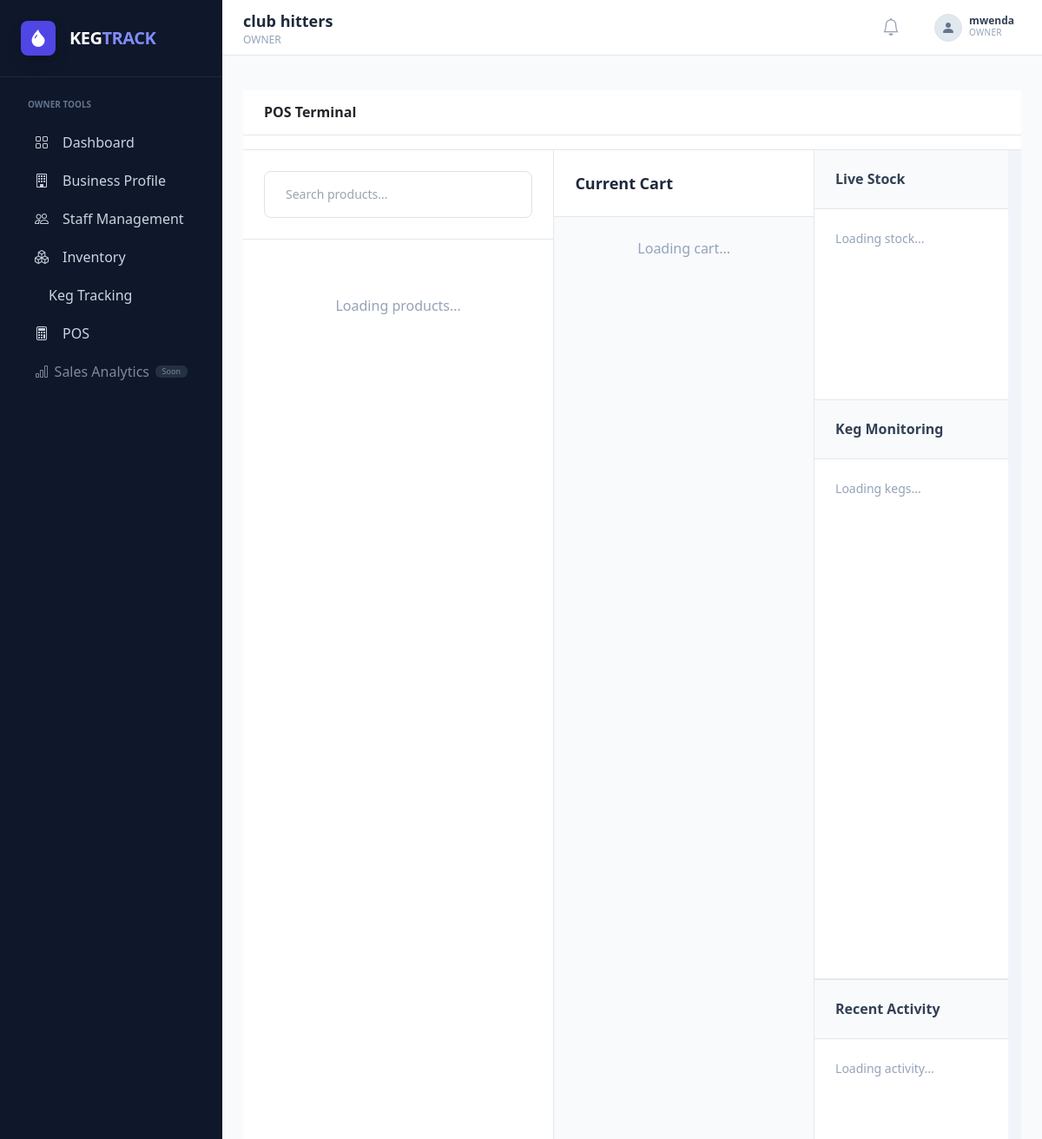
/pos/terminal/ (signed in), run on the app's committed database.
### accounts/models.py (models this page shows, shortened)
class User(AbstractUser):
    phone = models.CharField(max_length=20, unique=True)
    email = models.EmailField(unique=True)
    business = models.ForeignKey(
        "business.Business",
        on_delete=models.CASCADE,
        null=True,
        blank=True
    )
    role = models.ForeignKey(
        "accounts.Role",
        on_delete=models.SET_NULL,
        null=True,
        blank=True
    )
    is_superadmin = models.BooleanField(default=False)
    is_active_staff = models.BooleanField(default=True)
    must_change_password = models.BooleanField(default=True)
    is_deleted = models.BooleanField(default=False)
    last_login_ip = models.GenericIPAddressField(null=True, blank=True)
    last_device = models.CharField(max_length=255, blank=True)
    created_at = models.DateTimeField(auto_now_add=True)
    updated_at = models.DateTimeField(auto_now=True)
    USERNAME_FIELD = "username"
    REQUIRED_FIELDS = ["email", "phone", "first_name", "last_name"]
    objects = UserManager()

class Role(models.Model):
    OWNER = "owner"
    MANAGER = "manager"
    STAFF = "staff"
    ROLE_CHOICES = [
        (OWNER, "Business Owner"),
        (MANAGER, "Manager"),
        (STAFF, "Staff"),
    ]
    name = models.CharField(max_length=20, choices=ROLE_CHOICES)
    business = models.ForeignKey(
        "business.Business",
        on_delete=models.CASCADE,
        null=True,
        blank=True
    )
    permissions = models.ManyToManyField(
        "accounts.Permission",
        blank=True
    )
    description = models.TextField(blank=True)
    created_at = models.DateTimeField(auto_now_add=True)
    @property
    def code(self):
        return self.name  # alias for cleaner logic

### business/models.py (models this page shows, shortened)
class Business(models.Model):
    name = models.CharField(max_length=255, unique=True)
    slug = models.SlugField(unique=True, blank=True)
    business_type = models.CharField(
        max_length=50,
        choices=[
            ("pub", "Pub"),
            ("bar", "Bar"),
            ("restaurant", "Restaurant"),
            ("club", "Club"),
        ],
        default="pub"
    )
    email = models.EmailField(unique=True)
    phone = models.CharField(max_length=20, blank=True, null=True)
    address = models.TextField()
    logo = models.ImageField(upload_to='business_logos/', null=True, blank=True)
    primary_color = models.CharField(max_length=7, default="#0056b3")
    created_by = models.ForeignKey(
        "accounts.User",
        on_delete=models.SET_NULL,
        null=True,
        blank=True,
        related_name="created_businesses"
    )
    is_active = models.BooleanField(default=True)
    is_deleted = models.BooleanField(default=False)
    deleted_at = models.DateTimeField(null=True, blank=True)
    created_at = models.DateTimeField(auto_now_add=True)
    updated_at = models.DateTimeField(auto_now=True)
    class Meta:
        verbose_name_plural = "Businesses"

### pos/views.py (the view)
# urls.py: path("terminal/", views.pos_terminal, name="terminal"),
@login_required
def pos_terminal(request):
    business = get_active_business(request)
    if not business:
        return HttpResponseForbidden()
    locations = LocationPoint.objects.filter(
        business=business,
        is_active=True,
        is_deleted=False
    )
    return render(request, "pos/business/terminal.html", {
        "locations": locations,
        "location_id": request.GET.get("location"),
    })

### accounts/services.py (called while the page is built)
def get_active_business(request):
    user = request.user
    if not user.is_authenticated:
        raise PermissionDenied("User not authenticated")
    if getattr(user, "is_superadmin", False):
        return None
    return getattr(user, "business", None)

### tracking/context_processors.py (called while the page is built)
def keg_config(request):
    config, _ = KegSystemConfig.objects.get_or_create(id=1)
    return {"config": config}

### pos/templates/pos/business/terminal.html
{% extends "base.html" %}
{% load static %}
{% block content %}
<div class="h-screen flex flex-col bg-slate-100 overflow-hidden">
    {% include "pos/partials/topbar.html" %}
    {% include "pos/partials/categories.html" %}
    <div class="flex flex-1 overflow-hidden">
        <div class="w-2/5 bg-white border-r flex flex-col overflow-hidden">
            <div class="p-4 border-b bg-white sticky top-0 z-10">
                <input
                    type="text"
                    name="search"
                    placeholder="Search products..."
                    class="w-full rounded-lg border border-slate-300 px-4 py-3 text-sm focus:outline-none focus:ring-2 focus:ring-blue-500"
                    hx-get="{% url 'pos:search_products' %}"
                    hx-trigger="keyup changed delay:300ms"
                    hx-target="#product-grid"
                    hx-swap="innerHTML"
                >
            </div>
            <div
                id="product-grid"
                class="flex-1 overflow-y-auto p-4"
                hx-get="{% url 'pos:product_list' %}"
                hx-trigger="load"
                hx-swap="innerHTML"
            >
                <div class="text-center text-slate-400 py-10">
                    Loading products...
                </div>
            </div>
        </div>
        <div class="w-1/3 bg-slate-50 flex flex-col overflow-hidden">
            <div class="p-4 border-b bg-white">
                <h2 class="text-lg font-bold text-slate-800">
                    Current Cart
                </h2>
            </div>
            <div
                id="cart-container"
                class="flex-1 overflow-y-auto"
                hx-get="{% url 'pos:cart_partial' %}"
                hx-trigger="load, refreshCart from:body"
                hx-swap="innerHTML"
            >
                <div class="p-6 text-center text-slate-400">
                    Loading cart...
                </div>
            </div>
        </div>
        <div class="w-1/4 bg-white border-l flex flex-col overflow-hidden">
            <div class="border-b flex flex-col h-72 overflow-hidden">
                <div class="p-4 border-b bg-slate-50">
                    <h2 class="font-semibold text-slate-700">
                        Live Stock
                    </h2>
                </div>
                <div
                    class="flex-1 overflow-y-auto"
                    hx-get="{% url 'inventory:stock_panel' %}"
                    hx-trigger="load, every 10s"
                    hx-swap="innerHTML"
                >
                    <div class="p-4 text-slate-400 text-sm">
                        Loading stock...
                    </div>
                </div>
            </div>
            <div class="border-b flex-1 overflow-hidden">
                <div class="p-4 border-b bg-slate-50">
                    <h2 class="font-semibold text-slate-700">
                        Keg Monitoring
                    </h2>
                </div>
                <div
                    class="overflow-y-auto h-full"
                    hx-get="{% url 'pos:keg_panel' %}"
                    hx-trigger="load, every 10s"
                    hx-swap="innerHTML"
                >
                    <div class="p-4 text-slate-400 text-sm">
                        Loading kegs...
                    </div>
                </div>
            </div>
            <div class="h-72 border-t overflow-hidden">
                <div class="p-4 border-b bg-slate-50">
                    <h2 class="font-semibold text-slate-700">
                        Recent Activity
                    </h2>
                </div>
                <div
                    class="overflow-y-auto h-full"
                    hx-get="{% url 'pos:activity_feed' %}"
                    hx-trigger="load, every 5s"
                    hx-swap="innerHTML"
                >
                    <div class="p-4 text-slate-400 text-sm">
                        Loading activity...
                    </div>
                </div>
            </div>
        </div>
    </div>
</div>
{% endblock %}

### templates/includes/navbar.html (shortened to what this page needs)
<nav class="bg-white border-b border-slate-200 h-16 flex items-center justify-between px-6 sticky top-0 z-10">
    <div class="flex items-center gap-4">
        <div class="flex flex-col leading-tight">
            <span class="text-lg font-semibold text-slate-800">
                {% if request.user.is_superuser or request.user.is_superadmin %}
                    System Administration
                {% elif request.session.active_business_id %}
                    {{ request.user.business.name }}
                {% else %}
                    Business Dashboard
                {% endif %}
            </span>
            <span class="text-xs text-slate-400">
                {% if request.user.is_superuser or request.user.is_superadmin %}
                    Global Control Panel
                {% elif request.user.role %}
                    {{ request.user.role.name|upper }}
                {% else %}
                    STAFF
                {% endif %}
            </span>
        </div>
    </div>
    <div class="flex items-center gap-4">
        <button class="relative p-2 text-slate-400 hover:text-slate-600 transition">
            <i class="bi bi-bell text-xl"></i>
        </button>
        <div class="dropdown">
            <button class="flex items-center gap-2 hover:bg-slate-50 px-2 py-1 rounded transition"
                    data-bs-toggle="dropdown">
                <div class="w-8 h-8 rounded-full bg-slate-200 flex items-center justify-center border border-slate-300">
                    <i class="bi bi-person-fill text-slate-500"></i>
                </div>
                <div class="text-left hidden sm:block">
                    <p class="text-xs font-semibold leading-none text-slate-700">
                        {{ user.get_full_name|default:user.username }}
                    </p>
                    <p class="text-[10px] text-slate-400 uppercase tracking-wide">
                        {% if user.is_superuser or user.is_superadmin %}
                            SUPERADMIN
                        {% else %}
                            {{ user.role.name|default:"STAFF" }}
                        {% endif %}
                    </p>
                </div>
            </button>
        </div>
    </div>
</nav>

### templates/base.html (style rules this page uses)
.theme-owner { --role-color: #0ea5e9; }

### data on the page
User: user.business.name "club hitters", user.role.name "OWNER", get_full_name "mwenda", role.name "OWNER"
